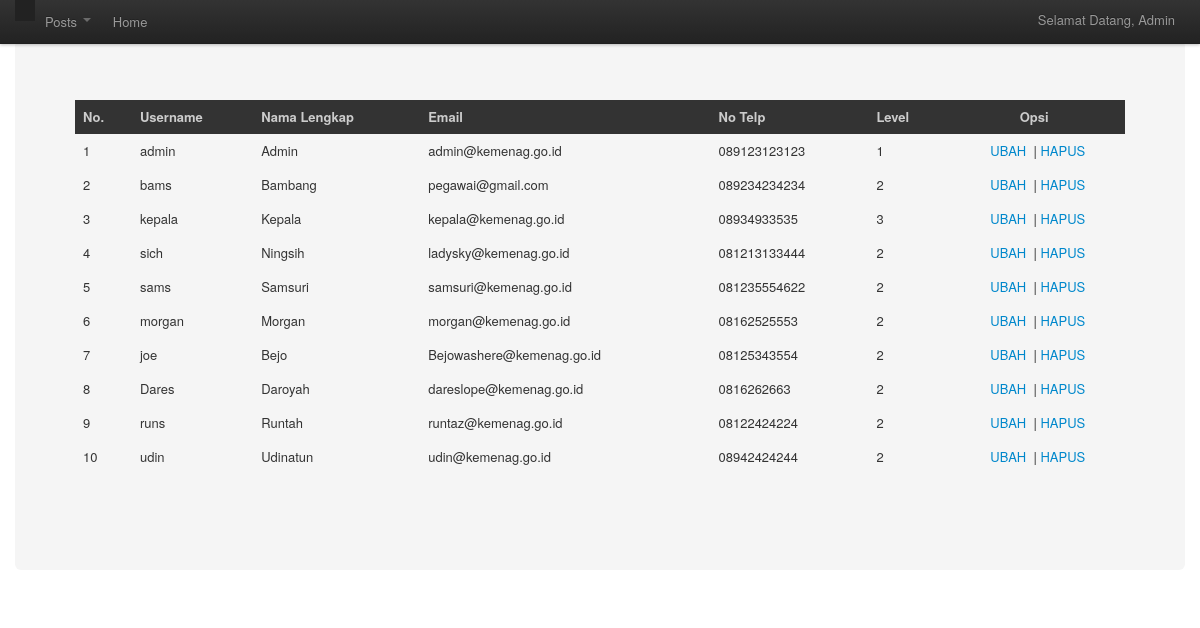
/kepala/module/user/tampil.php (signed in), run on an earlier commit of the app's database.
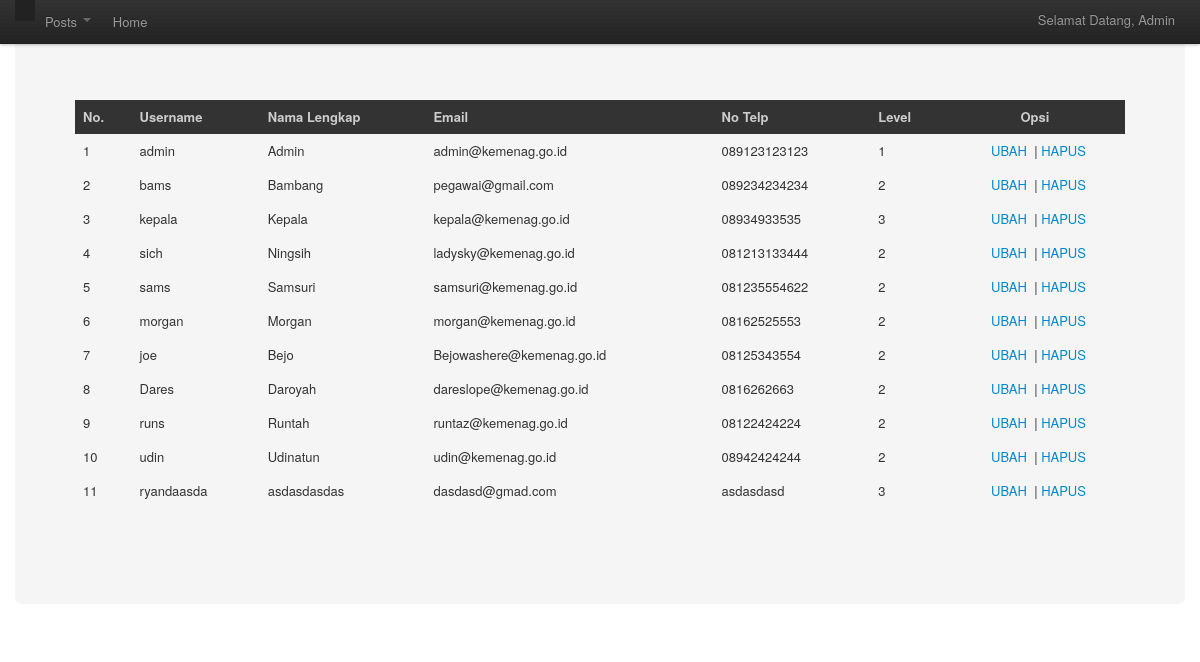
And on a later commit of the database.
### tables this page shows
CREATE TABLE IF NOT EXISTS `user` (
  `id_user` int(10) NOT NULL AUTO_INCREMENT,
  `username` char(10) NOT NULL,
  `nama_lengkap` char(25) NOT NULL,
  `password` char(8) NOT NULL,
  `email` char(25) NOT NULL,
  `no_telp` char(12) NOT NULL,
  `level` char(2) NOT NULL,
  `divisi` char(2) DEFAULT NULL,
  PRIMARY KEY (`id_user`)
);

### kepala/module/user/tampil.php (the view, shortened to what this page needs)
<?php
require "includes/header_user.php";
$query=mysql_query("select * from user");
?>
<!DOCTYPE html PUBLIC "-//W3C//DTD XHTML 1.0 Strict//EN" "http://www.w3.org/TR/xhtml1/DTD/xhtml1-strict.dtd">
<html xmlns="http://www.w3.org/1999/xhtml">
<head>
</head>
<body>
		<div class="container">
			<div class="hero-unit">
<table class="table table-striped">
				<thead>
				<tr>
<th scope scope="col" bgcolor="#333333"><font color="#CCCCCC">No.</font></th>
<th scope scope="col"bgcolor="#333333"><font color="#CCCCCC">Username</font></th>
<th scope scope="col"bgcolor="#333333"><font color="#CCCCCC">Nama Lengkap</font></th>
<th scope scope="col" bgcolor="#333333"><font color="#CCCCCC">Email</font></th>
<th scope scope="col" bgcolor="#333333"><font color="#CCCCCC">No Telp</font></th>
<th scope scope="col"bgcolor="#333333"><font color="#CCCCCC">Level</font></th>
<th scope scope="col" bgcolor="#333333"><font color="#CCCCCC"><center>Opsi</font></th>
</TR>
<?php
while($row=mysql_fetch_array($query)){
?>
<tr>
<td align="center"><?php echo $c=$c+1;?></td>
<td><?php echo $row['username'];?></td></center>
<td><?php echo $row['nama_lengkap'];?></td></center>
<td><?php echo $row['email'];?></td></center>
<td><?php echo $row['no_telp'];?></td></center>
<td><?php echo $row['level'];?></td></center>
<td><center>&nbsp
<a href="update.php?id_user=<?php echo $row['id_user']; ?>">UBAH</a> &nbsp;|
<a href="hapus.php?id_user=<?php echo $row['id_user']; ?>" onClick="return confirm('Apakah anda yakin?')">HAPUS</a></td></center>
<?php
}
?>
</TABLE></body></html>

What changed in the data, as far as the page shows it:
added user: c "11", username "ryandaasda", nama_lengkap "asdasdasdas", email "dasdasd@gmad.com", no_telp "asdasdasd", level "3"
